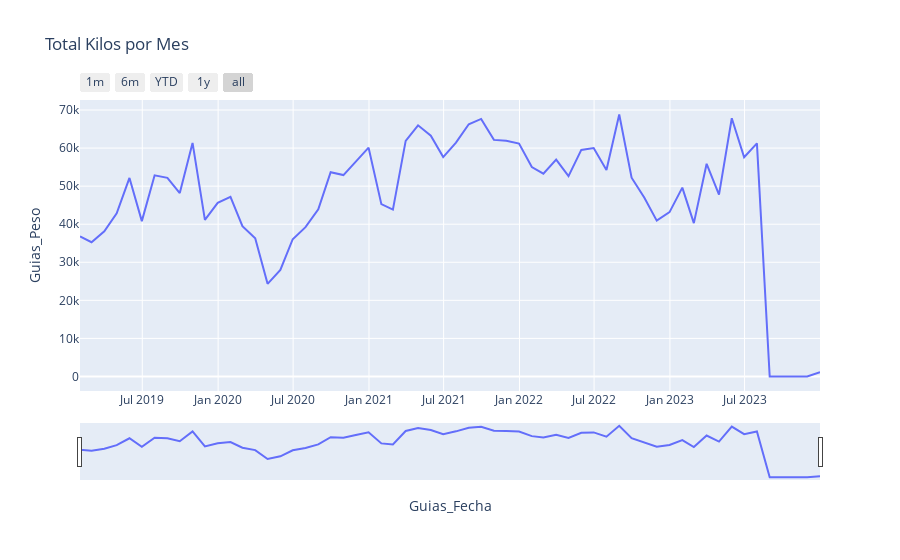

The notebook cell saved with this chart:
### Code cell
fig = px.line(df_guias_group_mensual, x=df_guias_group_mensual.index, y='Guias_Peso', title='Total Kilos por Mes', )

fig.update_xaxes(
    rangeslider_visible=True,
    rangeselector=dict(
        buttons=list([
                dict(count=1, label="1m", step="month", stepmode="backward"),
                dict(count=6, label="6m", step="month", stepmode="backward"),
                dict(count=1, label="YTD", step="year", stepmode="todate"),
                dict(count=1, label="1y", step="year", stepmode="backward"),
                dict(step="all")
            ])
        )
    )

fig.show()

### Figure 1 — Plotly figure (JSON) as saved in the notebook; plotly's stock layout.template omitted (floating-point values rounded to 4 significant figures)
{"data": [{"hovertemplate": "Guias_Fecha=%{x}<br>Guias_Peso=%{y}<extra></extra>", "legendgroup": "", "line": {"color": "#636efa", "dash": "solid"}, "marker": {"symbol": "circle"}, "mode": "lines", "name": "", "orientation": "v", "showlegend": false, "type": "scatter", "x": ["2019-01-31T00:00:00", "2019-02-28T00:00:00", "2019-03-31T00:00:00", "2019-04-30T00:00:00", "2019-05-31T00:00:00", "2019-06-30T00:00:00", "2019-07-31T00:00:00", "2019-08-31T00:00:00", "2019-09-30T00:00:00", "2019-10-31T00:00:00", "2019-11-30T00:00:00", "2019-12-31T00:00:00", "2020-01-31T00:00:00", "2020-02-29T00:00:00", "2020-03-31T00:00:00", "2020-04-30T00:00:00", "2020-05-31T00:00:00", "2020-06-30T00:00:00", "2020-07-31T00:00:00", "2020-08-31T00:00:00", "2020-09-30T00:00:00", "2020-10-31T00:00:00", "2020-11-30T00:00:00", "2020-12-31T00:00:00", "2021-01-31T00:00:00", "2021-02-28T00:00:00", "2021-03-31T00:00:00", "2021-04-30T00:00:00", "2021-05-31T00:00:00", "2021-06-30T00:00:00", "2021-07-31T00:00:00", "2021-08-31T00:00:00", "2021-09-30T00:00:00", "2021-10-31T00:00:00", "2021-11-30T00:00:00", "2021-12-31T00:00:00", "2022-01-31T00:00:00", "2022-02-28T00:00:00", "2022-03-31T00:00:00", "2022-04-30T00:00:00", "2022-05-31T00:00:00", "2022-06-30T00:00:00", "2022-07-31T00:00:00", "2022-08-31T00:00:00", "2022-09-30T00:00:00", "2022-10-31T00:00:00", "2022-11-30T00:00:00", "2022-12-31T00:00:00", "2023-01-31T00:00:00", "2023-02-28T00:00:00", "2023-03-31T00:00:00", "2023-04-30T00:00:00", "2023-05-31T00:00:00", "2023-06-30T00:00:00", "2023-07-31T00:00:00", "2023-08-31T00:00:00", "2023-09-30T00:00:00", "2023-10-31T00:00:00", "2023-11-30T00:00:00", "2023-12-31T00:00:00"], "xaxis": "x", "y": [36770.0, 35270.0, 38130.0, 42890.0, 52160.0, 40810.0, 52850.0, 52180.0, 48170, 61360.0, 41120.0, 45600.0, 47180.0, 39500.0, 36300.0, 24330.0, 27980.0, 36060.0, 39230.0, 43910.0, 53660.0, 52910.0, 56430.0, 60110.0, 45270.0, 43850.0, 61890.0, 65990.0, 63260.0, 57640.0, 61440.0, 66260.0, 67660.0, 62160.0, 61910.0, 61200.0, 55010.0, 53290.0, 56960.0, 52650.0, 59520.0, 60000.0, 54260.0, 68810.0, 52230.0, 46960.0, 40940.0, 43160.0, 49620.0, 40300.0, 55870.0, 47750.0, 67840.0, 57590.0, 61230.0, 0, 0, 0, 0, 1146.0], "yaxis": "y"}], "layout": {"legend": {"tracegroupgap": 0}, "title": {"text": "Total Kilos por Mes"}, "xaxis": {"anchor": "y", "domain": [0, 1], "rangeselector": {"buttons": [{"count": 1, "label": "1m", "step": "month", "stepmode": "backward"}, {"count": 6, "label": "6m", "step": "month", "stepmode": "backward"}, {"count": 1, "label": "YTD", "step": "year", "stepmode": "todate"}, {"count": 1, "label": "1y", "step": "year", "stepmode": "backward"}, {"step": "all"}]}, "rangeslider": {"visible": true}, "title": {"text": "Guias_Fecha"}}, "yaxis": {"anchor": "x", "domain": [0, 1], "title": {"text": "Guias_Peso"}}}}
